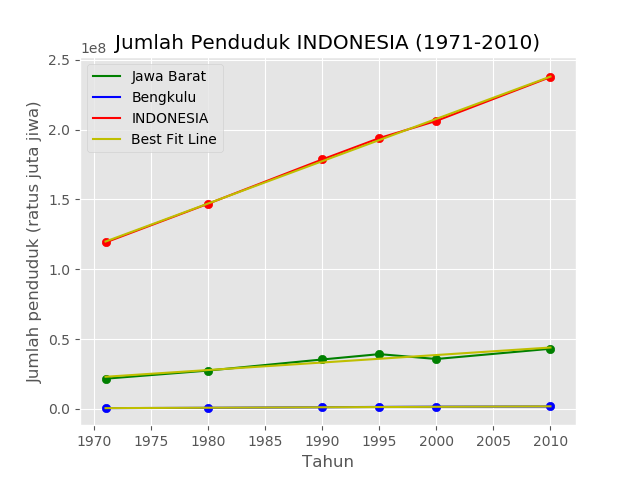

This chart was generated by the following Python code:
import numpy as np
import pandas as pd
import matplotlib.pyplot as plt
# =============================================
# Establish Dataset, Pre-processing
# =============================================
# Load Data
df_1 = pd.read_excel('indo_12_1.xls')
df_1 = df_1.drop([0,1,2])
# Set Columns
df = df_1.iloc[0:34]
List_Column = ['Provinsi', 1971, 1980, 1990, 1995, 2000, 2010]

df = df.set_index(np.arange(0, 34))
df.columns = List_Column
# print(df.columns)	# print(type(df.columns))

# Cleaning Data
df = df.replace(' ', '')
df = df.replace('-', np.NaN)
# print(df.info())	# Cleaned

# =============================================
# Processing
# =============================================
list_jumlah = []
for x in df.columns:
	if type(x) == int:
		list_jumlah.append(df[x].iloc[0:33].sum())
 
max_2010 = df.loc[df[2010] == df[2010].iloc[0:33].max()].values
max_2010_val = np.array(max_2010[:,1:]).reshape(-1,1)

min_1971 = df.loc[df[1971] == df[1971].iloc[0:33].min()].values
min_1971_val = np.array(min_1971[:,1:]).reshape(-1,1)

list_tahun_col = [1971, 1980, 1990, 1995, 2000, 2010]

Observation_Name = [
	df.Provinsi.iloc[11],	
	df.Provinsi.iloc[6],
	df.Provinsi.iloc[33],
	'Best Fit Line'
]

# =============================================
# Machine Learning
# =============================================
from sklearn import linear_model
model_Jabar = linear_model.LinearRegression()
model_Bengk = linear_model.LinearRegression()
model_jumlah = linear_model.LinearRegression()

X = np.array([list_tahun_col]).reshape(-1,1)
y_Jabar = np.array(max_2010_val)
y_Bengk = np.array(min_1971_val)
y_Indo = np.array(list_jumlah)
# print(type(X))	; print(type(y))
# print(X.shape)	; print(y.shape)

model_Jabar.fit(X, y_Jabar)
model_Bengk.fit(X, y_Bengk)
model_jumlah.fit(X, y_Indo)

print('Prediksi jumlah penduduk {} di tahun 2050:'.format(Observation_Name[0]), int(model_Jabar.predict([[2050]]).round()))
print('Prediksi jumlah penduduk {} di tahun 2050:'.format(Observation_Name[1]), int(model_Bengk.predict([[2050]]).round()))
print('Prediksi jumlah penduduk {} di tahun 2050:'.format(Observation_Name[2]), int(model_jumlah.predict([[2050]]).round()))

y_pred_jabar = model_Jabar.predict(X)
y_pred_bengk = model_Bengk.predict(X)
y_pred_indo = model_jumlah.predict(X)

# =============================================
# Plotting
# =============================================
X 		= list_tahun_col
list_y	= [max_2010_val, min_1971_val, list_jumlah]
list_color = ['g', 'b', 'r']
list_y_pred = [y_pred_jabar, y_pred_bengk, y_pred_indo]

plt.figure('soal1_2')
plt.style.use('ggplot')

for e, rgb in zip(list_y, list_color):
	plt.plot(X, e, color=rgb, linestyle='-')
	plt.scatter(X, e, color=rgb)
for f in list_y_pred:
	plt.plot(X, f, color='y')

plt.title('Jumlah Penduduk {} (1971-2010)'.format(Observation_Name[2]))
plt.xlabel('Tahun')
plt.ylabel('Jumlah penduduk (ratus juta jiwa)')
plt.legend(Observation_Name)

plt.grid(True)
plt.show()
plt.clf()

"""
Terminal:
Prediksi jumlah penduduk {Obs0} di tahun 2050: 65443585
Prediksi jumlah penduduk {Obs1} di tahun 2050: 3139135
Prediksi jumlah penduduk {Obs2} di tahun 2050: 359127110
"""
